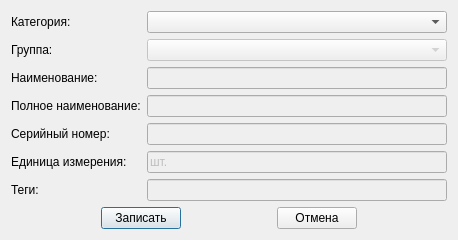
<?xml version="1.0" encoding="UTF-8"?>
<ui version="4.0">
 <class>InventoryDataDialog</class>
 <widget class="QDialog" name="InventoryDataDialog">
  <property name="windowModality">
   <enum>Qt::ApplicationModal</enum>
  </property>
  <property name="geometry">
   <rect>
    <x>0</x>
    <y>0</y>
    <width>496</width>
    <height>239</height>
   </rect>
  </property>
  <property name="sizePolicy">
   <sizepolicy hsizetype="Maximum" vsizetype="Preferred">
    <horstretch>0</horstretch>
    <verstretch>0</verstretch>
   </sizepolicy>
  </property>
  <property name="windowTitle">
   <string>Dialog</string>
  </property>
  <property name="modal">
   <bool>true</bool>
  </property>
  <layout class="QVBoxLayout" name="verticalLayout">
   <property name="sizeConstraint">
    <enum>QLayout::SetFixedSize</enum>
   </property>
   <item>
    <layout class="QFormLayout" name="formLayout">
     <item row="0" column="0">
      <widget class="QLabel" name="lblCategory">
       <property name="text">
        <string>Категория:</string>
       </property>
      </widget>
     </item>
     <item row="0" column="1">
      <widget class="QComboBox" name="comboCategory">
       <property name="enabled">
        <bool>true</bool>
       </property>
       <property name="minimumSize">
        <size>
         <width>0</width>
         <height>0</height>
        </size>
       </property>
      </widget>
     </item>
     <item row="1" column="0">
      <widget class="QLabel" name="lblGroup">
       <property name="text">
        <string>Группа:</string>
       </property>
      </widget>
     </item>
     <item row="1" column="1">
      <widget class="QComboBox" name="comboGroup">
       <property name="enabled">
        <bool>false</bool>
       </property>
      </widget>
     </item>
     <item row="2" column="0">
      <widget class="QLabel" name="lblName">
       <property name="text">
        <string>Наименование:</string>
       </property>
      </widget>
     </item>
     <item row="2" column="1">
      <widget class="QLineEdit" name="editName">
       <property name="enabled">
        <bool>false</bool>
       </property>
       <property name="minimumSize">
        <size>
         <width>300</width>
         <height>0</height>
        </size>
       </property>
      </widget>
     </item>
     <item row="3" column="0">
      <widget class="QLabel" name="lblFullname">
       <property name="text">
        <string>Полное наименование:</string>
       </property>
      </widget>
     </item>
     <item row="3" column="1">
      <widget class="QLineEdit" name="editFullname">
       <property name="enabled">
        <bool>false</bool>
       </property>
      </widget>
     </item>
     <item row="4" column="0">
      <widget class="QLabel" name="lblSerialn">
       <property name="text">
        <string>Серийный номер:</string>
       </property>
      </widget>
     </item>
     <item row="4" column="1">
      <widget class="QLineEdit" name="editSerialn">
       <property name="enabled">
        <bool>false</bool>
       </property>
      </widget>
     </item>
     <item row="5" column="0">
      <widget class="QLabel" name="lblUnit">
       <property name="text">
        <string>Единица измерения:</string>
       </property>
      </widget>
     </item>
     <item row="5" column="1">
      <widget class="QLineEdit" name="editUnit">
       <property name="enabled">
        <bool>false</bool>
       </property>
       <property name="text">
        <string>шт.</string>
       </property>
      </widget>
     </item>
     <item row="6" column="0">
      <widget class="QLabel" name="lblMiscTag">
       <property name="text">
        <string>Теги:</string>
       </property>
      </widget>
     </item>
     <item row="6" column="1">
      <widget class="QLineEdit" name="editMiscTag">
       <property name="enabled">
        <bool>false</bool>
       </property>
      </widget>
     </item>
    </layout>
   </item>
   <item>
    <layout class="QHBoxLayout" name="horizontalLayout">
     <item>
      <spacer name="horizontalSpacer">
       <property name="orientation">
        <enum>Qt::Horizontal</enum>
       </property>
       <property name="sizeHint" stdset="0">
        <size>
         <width>40</width>
         <height>20</height>
        </size>
       </property>
      </spacer>
     </item>
     <item>
      <widget class="QPushButton" name="btnOk">
       <property name="text">
        <string>Записать</string>
       </property>
      </widget>
     </item>
     <item>
      <spacer name="horizontalSpacer_3">
       <property name="orientation">
        <enum>Qt::Horizontal</enum>
       </property>
       <property name="sizeHint" stdset="0">
        <size>
         <width>40</width>
         <height>20</height>
        </size>
       </property>
      </spacer>
     </item>
     <item>
      <widget class="QPushButton" name="btnCancel">
       <property name="text">
        <string>Отмена</string>
       </property>
      </widget>
     </item>
     <item>
      <spacer name="horizontalSpacer_2">
       <property name="orientation">
        <enum>Qt::Horizontal</enum>
       </property>
       <property name="sizeHint" stdset="0">
        <size>
         <width>40</width>
         <height>20</height>
        </size>
       </property>
      </spacer>
     </item>
    </layout>
   </item>
  </layout>
 </widget>
 <resources/>
 <connections>
  <connection>
   <sender>btnCancel</sender>
   <signal>clicked()</signal>
   <receiver>InventoryDataDialog</receiver>
   <slot>reject()</slot>
   <hints>
    <hint type="sourcelabel">
     <x>342</x>
     <y>218</y>
    </hint>
    <hint type="destinationlabel">
     <x>247</x>
     <y>119</y>
    </hint>
   </hints>
  </connection>
 </connections>
</ui>
